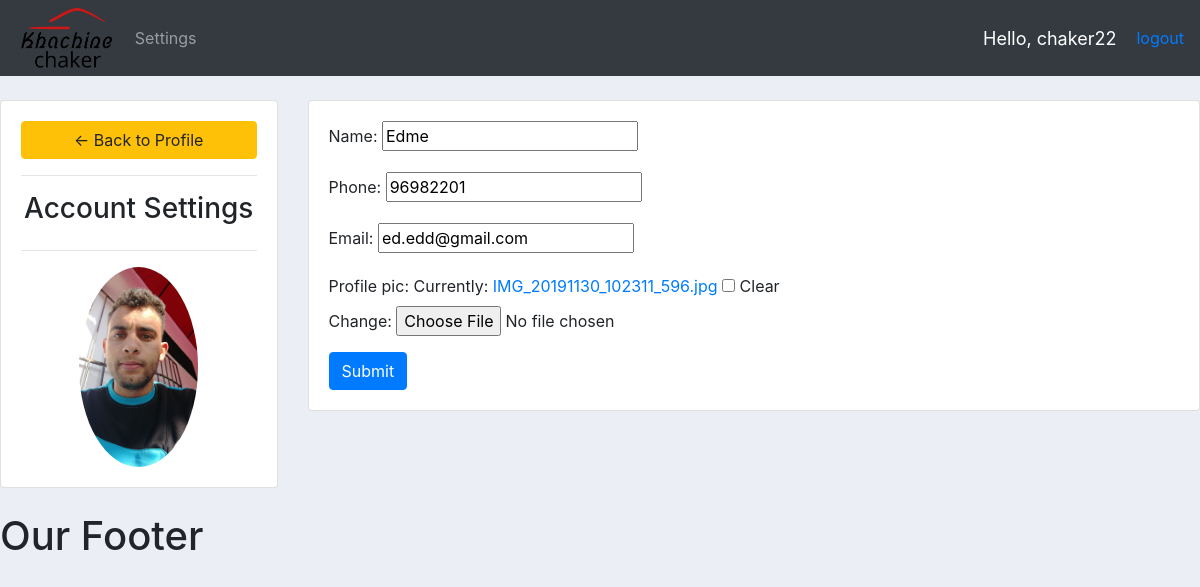
The page /account/ (signed in) on the database its author committed.
### accounts/models.py (models this page shows, shortened)
class Customer(models.Model):
    user = models.OneToOneField(User, null = True,blank=True ,on_delete=models.CASCADE)
    name = models.CharField(max_length=200, null=True)
    phone = models.CharField(max_length=200, null=True)
    email = models.CharField(max_length=200, null=True)
    profile_pic = models.ImageField(default="profile",null=True,blank=True)
    date_created = models.DateTimeField(auto_now_add=True, null=True)

### accounts/decorators.py (the view)
        def wrapper_func(request, *args, **kargs):
            group = None
            if request.user.groups.exists():
                group = request.user.groups.all()[0].name
            if group in allowed_roles:
                return view_func(request, *args, **kargs)
            else:
                return HttpResponse("You are not authorised to view this page")

### accounts/forms.py
class CustomerForm(ModelForm):
    class Meta:
        model = Customer
        fields = '__all__'
        exclude = ['user']

### accounts/views.py (called while the page is built)
@login_required(login_url = 'login')
@allowed_users(allowed_roles = ['customer'])
def accountSettings(request):
    customer = request.user.customer
    form = CustomerForm(instance=customer)
    context = {'form':form}
    if request.method == 'POST':
        form = CustomerForm(request.POST, request.FILES, instance = customer)
        if form.is_valid():
            form.save()
    return render(request, 'accounts/account_settings.html', context)

### accounts/templates/accounts/account_settings.html (shortened to what this page needs)
{%  extends 'accounts/main.html' %}
{% load static %}
{% block content %}
<br>
<div class="row">
	<div class="col-md-3">
		<div class="card card-body">
			<a class="btn btn-warning" href="{% url 'home' %}"> &#8592; Back to Profile</a>
			<hr>
			<h3 style="text-align: center">Account Settings</h3>
			<hr>
			<img class="profile-pic" src="{{request.user.customer.profile_pic.url}}" >
		</div>
	</div>
	<div class="col-md-9">
		<div class="card card-body">
			<form method="POST" action="" enctype="multipart/form-data">
				{{form.as_p}}
			<input class="btn btn-primary" type="submit" name="Update Information">
			</form>
		</div>
	</div>
</div>
{% endblock %}

### accounts/templates/accounts/navbar.html (shortened to what this page needs)
{% load static %}
<nav class="navbar navbar-expand-lg navbar-dark bg-dark">
  <img src="{% static 'images/logochaker.png' %}" style="height:60px;width:auto; margin-right:10px" id="logo">
  <div class="collapse navbar-collapse" id="navbarNav">
    <ul class="navbar-nav">
      {% if request.user.is_stuff %}
      <li class="nav-item active">
        <a class="nav-link" href="{% url 'home' %}">Dashboard</a>
      </li>
      <li class="nav-item">
        <a class="nav-link" href="{% url 'products' %}">Products</a>
      </li>
      {% else %}
      <li class="nav-item">
        <a class="nav-link" href="{% url 'account' %}">Settings</a>
      </li>
      {% endif %}
    </ul>
  </div>
  <span class="hello-msg" >Hello, {{request.user}}</span>
  <span><a href="{% url 'logout' %}">logout</a></span>
</nav>

### static/css/main.css (style rules this page uses)
body { background-color : #ebeff5; }

### accounts/templates/accounts/navbar.html (style rules this page uses)
.hello-msg { font-size: 18px; color: #ffff; margin-right: 20px }

### accounts/templates/accounts/account_settings.html (style rules this page uses)
.profile-pic { max-width: 200px; max-height:200px; margin: 0 auto; border-radius: 50%; }

### rows shown on the page
Customer: name "Edme", phone "96982201", email "ed.edd@gmail.com"

### other values the page prints
{{ request.user }} "chaker22"
